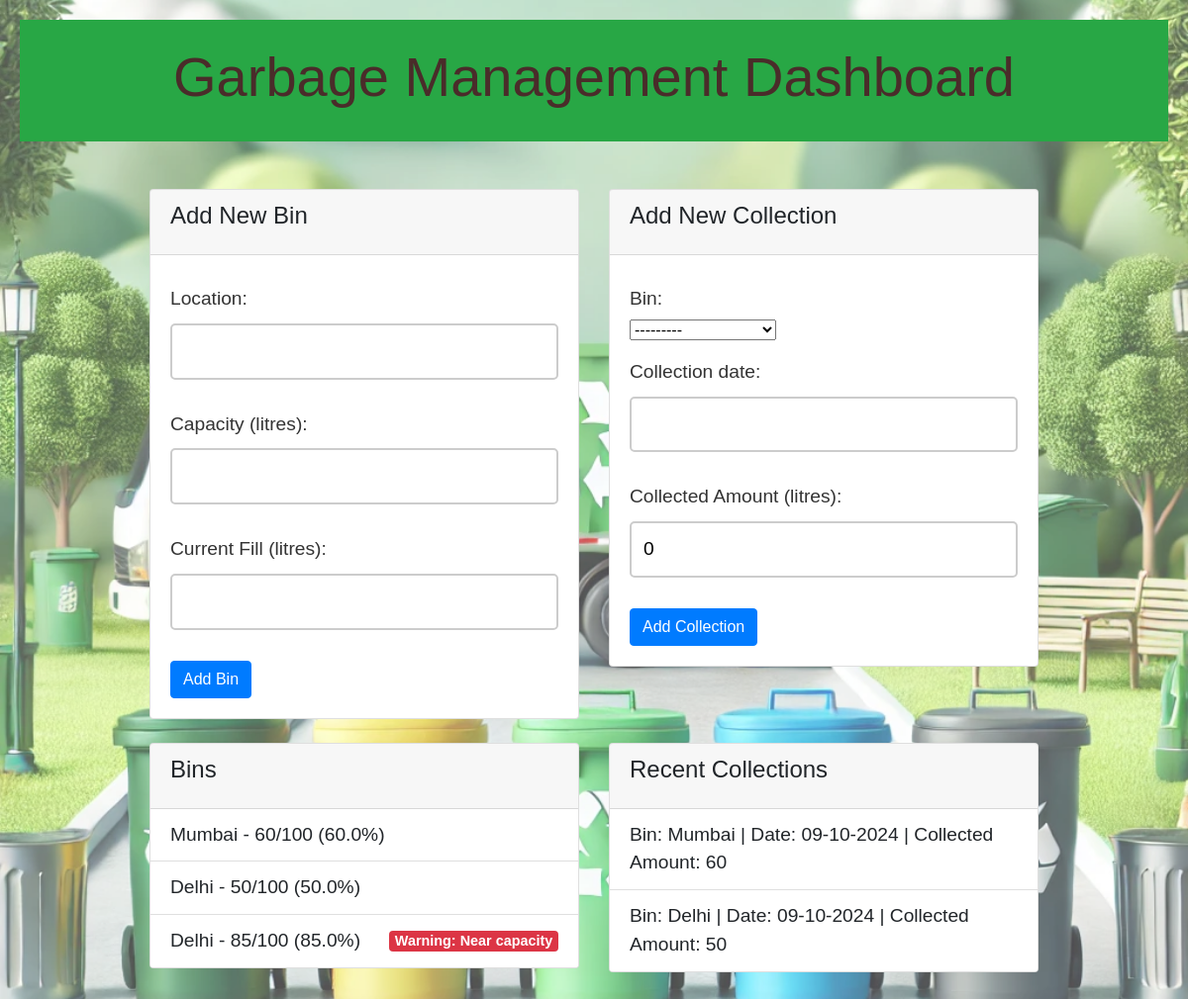
The page / on the database its author committed.
### garbage_app/models.py (models this page shows, shortened)
class Bin(models.Model):
    location = models.CharField(max_length=255)
    capacity = models.IntegerField()
    current_fill = models.IntegerField()
    @property
    def fill_percentage(self):
        return (self.current_fill / self.capacity) * 100
    def __str__(self):
        return f"{self.location} - {self.fill_percentage:.2f}%"

class CollectionSchedule(models.Model):
    bin = models.ForeignKey(Bin, on_delete=models.CASCADE)
    collection_date = models.DateTimeField()
    collected_amount = models.IntegerField(default=0)

### garbage_app/views.py (the view, shortened to what this page needs)
# urls.py: path('', views.dashboard, name='dashboard'),
def dashboard(request):
    bin_form = BinForm()
    collection_form = CollectionForm()
    warning_message = None
    bins = Bin.objects.all()
    collections = CollectionSchedule.objects.all()
    context = {
        'bin_form': bin_form,
        'collection_form': collection_form,
        'bins': bins,
        'collections': collections,
        'warning_message': warning_message,
    }
    return render(request, 'dashboard.html', context)

### garbage_app/forms.py
class BinForm(forms.ModelForm):
    class Meta:
        model = Bin
        fields = '__all__'
        labels = {
            'capacity': 'Capacity (litres)',
            'current_fill': 'Current Fill (litres)',
        }

class CollectionForm(forms.ModelForm):
    class Meta:
        model = CollectionSchedule
        fields = '__all__'
        labels = {
            'collected_amount': 'Collected Amount (litres)',
        }

### templates/dashboard.html (shortened to what this page needs)
{% load static %}
<!DOCTYPE html>
<html lang="en">
<head>
    <link href="https://stackpath.bootstrapcdn.com/bootstrap/4.5.2/css/bootstrap.min.css" rel="stylesheet">
    <link rel="stylesheet" href="{% static 'style.css' %}">
</head>
<body>
    <header class="bg-success text-white text-center py-4">
        <h1 class="display-4">Garbage Management Dashboard</h1>
    </header>
    <div class="container mt-5">
        <div class="row">
            <div class="col-md-6">
                <div class="card mb-4">
                    <div class="card-header">
                        <h4 class="card-title">Add New Bin</h4>
                    </div>
                    <div class="card-body">
                        <form method="POST">
                            {{ bin_form.as_p }}
                            <button type="submit" name="add_bin" class="btn btn-primary">Add Bin</button>
                        </form>
                    </div>
                </div>
            </div>
            <div class="col-md-6">
                <div class="card mb-4">
                    <div class="card-header">
                        <h4 class="card-title">Add New Collection</h4>
                    </div>
                    <div class="card-body">
                        <form method="POST">
                            {{ collection_form.as_p }}
                            <button type="submit" name="add_collection" class="btn btn-primary">Add Collection</button>
                        </form>
                    </div>
                </div>
            </div>
        </div>
        <div class="row">
            <div class="col-md-6">
                <div class="card mb-4">
                    <div class="card-header">
                        <h4 class="card-title">Bins</h4>
                    </div>
                    <ul class="list-group list-group-flush">
                        {% for bin in bins %}
                            <li class="list-group-item d-flex justify-content-between align-items-center">
                                {{ bin.location }} - {{ bin.current_fill }}/{{ bin.capacity }} ({{ bin.fill_percentage }}%)
                                {% if bin.fill_percentage > 80 %}
                                    <span class="badge badge-danger">Warning: Near capacity</span>
                                {% endif %}
                            </li>
                        {% endfor %}
                    </ul>
                </div>
            </div>
            <div class="col-md-6">
                <div class="card mb-4">
                    <div class="card-header">
                        <h4 class="card-title">Recent Collections</h4>
                    </div>
                    <ul class="list-group list-group-flush">
                        {% for collection in collections %}
                            <li class="list-group-item">
                                Bin: {{ collection.bin.location }} | Date: {{ collection.collection_date|date:"d-m-Y" }} | Collected Amount: {{ collection.collected_amount }}
                            </li>
                        {% endfor %}
                    </ul>
                </div>
            </div>
        </div>
    </div>
</body>
</html>

### static/style.css (style rules this page uses)
body { font-family: Arial, sans-serif; margin: 20px; padding: 20px; background-image: url('img.webp'); background-size: cover; background-position: center; position: relative; max-width: 1200px; margin: auto; }
body::before { content: ''; position: absolute; top: 0; left: 0; width: 100%; height: 100%; background-color: rgba(255, 255, 255, 0.3); z-index: -1; }
h1 { text-align: center; color: #4a2c2a; font-size: 3rem; }
.container { width: 80%; max-width: 1200px; margin: auto; }
label { display: block; margin: 10px 0 5px; font-size: 1.2rem; color: #333; }
input[type="text"], input[type="number"], input[type="datetime-local"] { width: 100%; padding: 12px; margin: 5px 0 15px; border: 2px solid #ccc; border-radius: 5px; transition: border-color 0.3s ease, box-shadow 0.3s ease; font-size: 1.2rem; }
button { padding: 12px 20px; background-color: #4caf50; color: white; border: none; border-radius: 5px; cursor: pointer; transition: background-color 0.3s ease, transform 0.3s ease; font-size: 1.25rem; }
ul { list-style-type: none; padding: 0; }
li { padding: 10px; border-bottom: 1px solid #ddd; cursor: pointer; transition: background-color 0.3s ease, color 0.3s ease; font-size: 1.2rem; }
li:last-child { border-bottom: none; }

### rows shown on the page
Bin: location "Mumbai", current_fill "60", capacity "100", fill_percentage "60.0"
Bin: location "Delhi", current_fill "50", capacity "100", fill_percentage "50.0"
Bin: location "Delhi", current_fill "85", capacity "100", fill_percentage "85.0", shows "Warning: Near capacity"
CollectionSchedule: bin.location "Mumbai", collection_date "09-10-2024", collected_amount "60"
CollectionSchedule: bin.location "Delhi", collection_date "09-10-2024", collected_amount "50"
